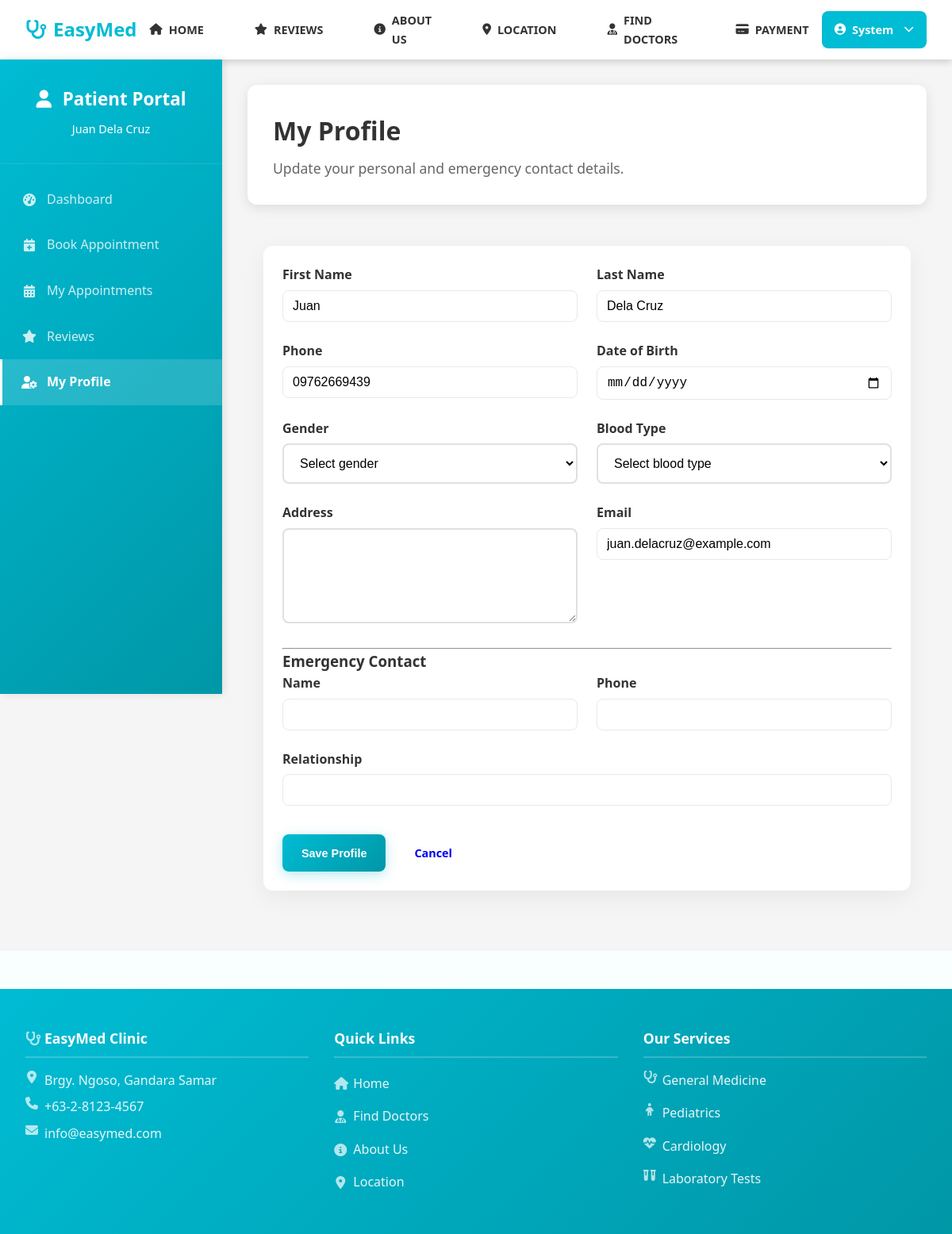
The page /patient/profile.php (signed in) on the database its author committed.
### tables this page shows
CREATE TABLE users (
                    id INTEGER PRIMARY KEY AUTOINCREMENT,
                    username VARCHAR(50) UNIQUE NOT NULL,
                    email VARCHAR(100) UNIQUE NOT NULL,
                    password VARCHAR(255) NOT NULL,
                    first_name VARCHAR(50),
                    last_name VARCHAR(50),
                    profile_image VARCHAR(255),
                    role VARCHAR(20) DEFAULT 'patient' CHECK (role IN ('admin', 'doctor', 'patient')),
                    is_active INTEGER DEFAULT 1,
                    status VARCHAR(20) DEFAULT 'pending' CHECK (status IN ('active', 'inactive', 'pending')),
                    created_at DATETIME DEFAULT CURRENT_TIMESTAMP,
                    updated_at DATETIME DEFAULT CURRENT_TIMESTAMP
                , email_verified INTEGER DEFAULT 0, phone TEXT, date_of_birth TEXT, gender TEXT, address TEXT);

CREATE TABLE clinic_settings (
                    id INTEGER PRIMARY KEY AUTOINCREMENT,
                    setting_key VARCHAR(100) UNIQUE,
                    setting_value TEXT,
                    description TEXT,
                    updated_at DATETIME DEFAULT CURRENT_TIMESTAMP
                );

### includes/database.php (called while the page is built, shortened)
<?php
class Database {
    private $connection;
    private static $instance = null;
    public static function getInstance() {
        if (self::$instance === null) {
            self::$instance = new self();
        }
        return self::$instance;
    }
    private function connect() {
        try {
            if (DB_TYPE === 'sqlite') {
                $this->connection = new PDO(
                    "sqlite:" . SQLITE_PATH,
                    null,
                    null,
                    array(
                        PDO::ATTR_ERRMODE => PDO::ERRMODE_EXCEPTION,
                        PDO::ATTR_DEFAULT_FETCH_MODE => PDO::FETCH_ASSOC
                    )
                );
                $this->connection->exec('PRAGMA foreign_keys = ON');
            }
        } catch (PDOException $e) {
            die("Database connection failed: " . $e->getMessage());
        }
    }
    public function query($sql, $params = array()) {
        try {
            $stmt = $this->connection->prepare($sql);
            $stmt->execute($params);
            return $stmt;
        } catch (PDOException $e) {
            error_log("Database query error: " . $e->getMessage());
            throw $e;
        }
    }
    public function fetch($sql, $params = array()) {
        $stmt = $this->query($sql, $params);
        return $stmt->fetch();
    }
}
?>

### includes/functions.php (called while the page is built, shortened)
<?php
require_once 'database.php';
function getClinicSetting($key, $default = '') {
    $db = Database::getInstance();
    $setting = $db->fetch(
        "SELECT setting_value FROM clinic_settings WHERE setting_key = ?",
        [$key]
    );
    return $setting ? $setting['setting_value'] : $default;
}
?>

### patient/profile.php (the view, shortened to what this page needs)
<?php
require_once '../includes/database.php';
require_once '../includes/functions.php';
$db = Database::getInstance();
$user_id = $_SESSION['user_id'];
$user = $db->fetch("SELECT u.*, p.date_of_birth, p.gender, p.emergency_contact AS emergency_contact_name, p.emergency_phone AS emergency_contact_phone, NULL AS emergency_contact_relationship, p.blood_type FROM users u LEFT JOIN patients p ON p.user_id = u.id WHERE u.id = ?", [$user_id]);
?>
<!doctype html>
<html lang="en">
<head>
    <link rel="stylesheet" href="<?= SITE_URL ?>/assets/css/style.css">
</head>
<body>
    <?php require_once '../includes/header.php'; ?>
    <div class="patient-container">
        <div class="patient-sidebar">
            <div class="sidebar-header">
                <h3><i class="fas fa-user"></i> Patient Portal</h3>
                <p style="margin: 0.5rem 0 0 0; color: #ffffffff; font-size: 0.9rem; font-weight: 500;">
                    <?php echo htmlspecialchars(($_SESSION['first_name'] ?? '') . ' ' . ($_SESSION['last_name'] ?? '')); ?>
                </p>
            </div>
            <nav class="sidebar-nav">
                <a href="dashboard_patients.php" class="nav-item"> <i class="fas fa-tachometer-alt"></i> Dashboard</a>
                <a href="book-appointment.php" class="nav-item"> <i class="fas fa-calendar-plus"></i> Book Appointment</a>
                <a href="appointments.php" class="nav-item"> <i class="fas fa-calendar-alt"></i> My Appointments</a>
                <a href="reviews.php" class="nav-item"> <i class="fas fa-star"></i> Reviews</a>
                <a href="profile.php" class="nav-item active"> <i class="fas fa-user-cog"></i> My Profile</a>
            </nav>
        </div>
        <div class="patient-content">
            <div class="content-header"><h1>My Profile</h1><p>Update your personal and emergency contact details.</p></div>
            <div class="profile-container">
                <div class="profile-card">
                    <form method="post" action="profile.php">
                        <div class="form-row">
                            <div class="form-group">
                                <label for="first_name">First Name</label>
                                <input type="text" name="first_name" id="first_name" class="form-control" value="<?= htmlspecialchars($user['first_name'] ?? '') ?>" required>
                            </div>
                            <div class="form-group">
                                <label for="last_name">Last Name</label>
                                <input type="text" name="last_name" id="last_name" class="form-control" value="<?= htmlspecialchars($user['last_name'] ?? '') ?>" required>
                            </div>
                        </div>
                        <div class="form-row">
                            <div class="form-group">
                                <label for="phone">Phone</label>
                                <input type="text" name="phone" id="phone" class="form-control" value="<?= htmlspecialchars($user['phone'] ?? '') ?>">
                            </div>
                            <div class="form-group">
                                <label for="date_of_birth">Date of Birth</label>
                                <input type="date" name="date_of_birth" id="date_of_birth" class="form-control" value="<?= htmlspecialchars($user['date_of_birth'] ?? '') ?>">
                            </div>
                        </div>
                        <div class="form-row">
                            <div class="form-group">
                                <label for="gender">Gender</label>
                                <select name="gender" id="gender" class="form-control">
                                    <option value="">Select gender</option>
                                </select>
                            </div>
                            <div class="form-group">
                                <label for="blood_type">Blood Type</label>
                                <select name="blood_type" id="blood_type" class="form-control">
                                    <option value="">Select blood type</option>
                                </select>
                            </div>
                        </div>
                        <div class="form-row">
                            <div class="form-group" style="flex: 1 1 60%;">
                                <label for="address">Address</label>
                                <textarea name="address" id="address" class="form-control"><?= htmlspecialchars($user['address'] ?? '') ?></textarea>
                            </div>
                            <div class="form-group form-group--narrow">
                                <label for="email">Email</label>
                                <input type="email" name="email" id="email" class="form-control" value="<?= htmlspecialchars($user['email'] ?? '') ?>" required>
                            </div>
                        </div>
                        <hr />
                        <h3>Emergency Contact</h3>
                        <div class="form-row">
                            <div class="form-group">
                                <label for="emergency_name">Name</label>
                                <input type="text" name="emergency_name" id="emergency_name" class="form-control" value="<?= htmlspecialchars($user['emergency_contact_name'] ?? '') ?>">
                            </div>
                            <div class="form-group">
                                <label for="emergency_phone">Phone</label>
                                <input type="text" name="emergency_phone" id="emergency_phone" class="form-control" value="<?= htmlspecialchars($user['emergency_contact_phone'] ?? '') ?>">
                            </div>
                        </div>
                        <div class="form-row">
                            <div class="form-group">
                                <label for="emergency_relation">Relationship</label>
                                <input type="text" name="emergency_relation" id="emergency_relation" class="form-control" value="<?= htmlspecialchars($user['emergency_contact_relationship'] ?? '') ?>">
                            </div>
                        </div>
                        <div class="actions">
                            <button type="submit" class="btn btn-primary">Save Profile</button>
                            <a href="dashboard_patients.php" class="btn">Cancel</a>
                        </div>
                    </form>
                </div>
            </div>
        </div>
    </div>
    <?php require_once '../includes/footer.php'; ?>
</body>
</html>

### includes/footer.php (shortened to what this page needs)
    </main>
    <footer class="footer">
        <div class="container">
            <div class="footer-grid">
                <div class="footer-section">
                    <h4>
                        <i class="fas fa-stethoscope"></i> EasyMed Clinic
                    </h4>
                    <p>
                        <i class="fas fa-map-marker-alt"></i>
                        <?php echo htmlspecialchars(getClinicSetting('clinic_address', 'Brgy. Ngoso, Gandara Samar')); ?>
                    </p>
                    <p>
                        <i class="fas fa-phone"></i>
                        <?php echo htmlspecialchars(getClinicSetting('clinic_phone', '+63-2-8123-4567')); ?>
                    </p>
                    <p>
                        <i class="fas fa-envelope"></i>
                        <?php echo htmlspecialchars(getClinicSetting('clinic_email', 'info@easymed.com')); ?>
                    </p>
                </div>
                <div class="footer-section">
                    <h4>Quick Links</h4>
                    <div class="footer-links">
                        <a href="<?php echo SITE_URL; ?>/index.php">
                            <i class="fas fa-home"></i> Home
                        </a>
                        <a href="<?php echo SITE_URL; ?>/doctors.php">
                            <i class="fas fa-user-md"></i> Find Doctors
                        </a>
                        <a href="<?php echo SITE_URL; ?>/about.php">
                            <i class="fas fa-info-circle"></i> About Us
                        </a>
                        <a href="<?php echo SITE_URL; ?>/location.php">
                            <i class="fas fa-map-marker-alt"></i> Location
                        </a>
                    </div>
                </div>
                <div class="footer-section">
                    <h4>Our Services</h4>
                    <div class="footer-services">
                        <p>
                            <i class="fas fa-stethoscope"></i> General Medicine
                        </p>
                        <p>
                            <i class="fas fa-child"></i> Pediatrics
                        </p>
                        <p>
                            <i class="fas fa-heartbeat"></i> Cardiology
                        </p>
                        <p>
                            <i class="fas fa-vials"></i> Laboratory Tests
                        </p>
                    </div>
                </div>
            </div>
        </div>
    </footer>
</body>
</html>

### rows shown on the page
users: first_name "Juan", last_name "Dela Cruz", phone "09762669439", email "juan.delacruz@example.com"
clinic_settings: setting_value "Brgy. Ngoso, Gandara Samar"

### other values the page prints
getClinicSetting('clinic_phone', '+63-2-8123-4567') "+63-2-8123-4567"
getClinicSetting('clinic_email', 'info@easymed.com') "info@easymed.com"
